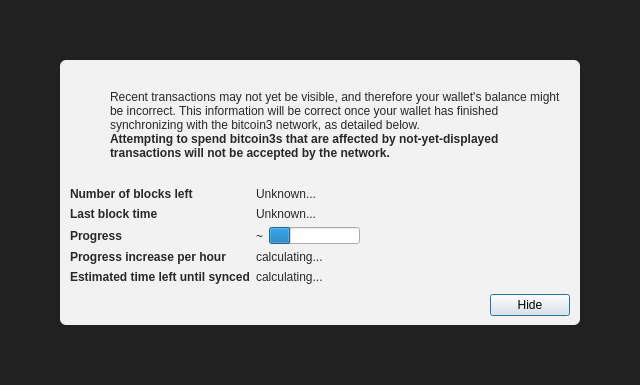
<?xml version="1.0" encoding="UTF-8"?>
<ui version="4.0">
 <class>ModalOverlay</class>
 <widget class="ModalOverlay" name="ModalOverlay">
  <property name="geometry">
   <rect>
    <x>0</x>
    <y>0</y>
    <width>640</width>
    <height>385</height>
   </rect>
  </property>
  <property name="windowTitle">
   <string>Form</string>
  </property>
  <layout class="QVBoxLayout" name="verticalLayout" stretch="0">
   <property name="sizeConstraint">
    <enum>QLayout::SetDefaultConstraint</enum>
   </property>
   <property name="leftMargin">
    <number>0</number>
   </property>
   <property name="topMargin">
    <number>0</number>
   </property>
   <property name="rightMargin">
    <number>0</number>
   </property>
   <property name="bottomMargin">
    <number>0</number>
   </property>
   <item>
    <widget class="QWidget" name="bgWidget" native="true">
     <property name="styleSheet">
      <string notr="true">#bgWidget { background: rgba(0,0,0,220); }</string>
     </property>
     <layout class="QVBoxLayout" name="verticalLayoutMain" stretch="1">
      <property name="leftMargin">
       <number>60</number>
      </property>
      <property name="topMargin">
       <number>60</number>
      </property>
      <property name="rightMargin">
       <number>60</number>
      </property>
      <property name="bottomMargin">
       <number>60</number>
      </property>
      <item>
       <widget class="QWidget" name="contentWidget" native="true">
        <property name="styleSheet">
         <string notr="true">#contentWidget { background: rgba(255,255,255,240); border-radius: 6px; }

QLabel { color: rgb(40,40,40);  }</string>
        </property>
        <layout class="QVBoxLayout" name="verticalLayoutSub" stretch="1,0,0,0">
         <property name="spacing">
          <number>0</number>
         </property>
         <property name="leftMargin">
          <number>10</number>
         </property>
         <property name="topMargin">
          <number>10</number>
         </property>
         <property name="rightMargin">
          <number>10</number>
         </property>
         <property name="bottomMargin">
          <number>10</number>
         </property>
         <item>
          <layout class="QHBoxLayout" name="horizontalLayoutIconText" stretch="0,1">
           <property name="topMargin">
            <number>20</number>
           </property>
           <item>
            <layout class="QVBoxLayout" name="verticalLayoutIcon">
             <property name="leftMargin">
              <number>0</number>
             </property>
             <item>
              <widget class="QPushButton" name="warningIcon">
               <property name="enabled">
                <bool>false</bool>
               </property>
               <property name="text">
                <string/>
               </property>
               <property name="icon">
                <iconset>
                 <normaloff>:/icons/warning</normaloff>
                 <disabledoff>:/icons/warning</disabledoff>:/icons/warning</iconset>
               </property>
               <property name="iconSize">
                <size>
                 <width>48</width>
                 <height>48</height>
                </size>
               </property>
               <property name="flat">
                <bool>true</bool>
               </property>
              </widget>
             </item>
             <item>
              <spacer name="verticalSpacerWarningIcon">
               <property name="orientation">
                <enum>Qt::Vertical</enum>
               </property>
               <property name="sizeHint" stdset="0">
                <size>
                 <width>20</width>
                 <height>40</height>
                </size>
               </property>
              </spacer>
             </item>
            </layout>
           </item>
           <item>
            <layout class="QVBoxLayout" name="verticalLayoutInfoText">
             <property name="leftMargin">
              <number>0</number>
             </property>
             <property name="topMargin">
              <number>0</number>
             </property>
             <item>
              <widget class="QLabel" name="infoText">
               <property name="text">
                <string>Recent transactions may not yet be visible, and therefore your wallet's balance might be incorrect. This information will be correct once your wallet has finished synchronizing with the bitcoin3 network, as detailed below.</string>
               </property>
               <property name="textFormat">
                <enum>Qt::RichText</enum>
               </property>
               <property name="wordWrap">
                <bool>true</bool>
               </property>
              </widget>
             </item>
             <item>
              <widget class="QLabel" name="infoTextStrong">
               <property name="font">
                <font>
                 <weight>75</weight>
                 <bold>true</bold>
                </font>
               </property>
               <property name="text">
                <string>Attempting to spend bitcoin3s that are affected by not-yet-displayed transactions will not be accepted by the network.</string>
               </property>
               <property name="textFormat">
                <enum>Qt::RichText</enum>
               </property>
               <property name="wordWrap">
                <bool>true</bool>
               </property>
              </widget>
             </item>
             <item>
              <spacer name="verticalSpacerInTextSpace">
               <property name="orientation">
                <enum>Qt::Vertical</enum>
               </property>
               <property name="sizeHint" stdset="0">
                <size>
                 <width>20</width>
                 <height>40</height>
                </size>
               </property>
              </spacer>
             </item>
            </layout>
           </item>
          </layout>
         </item>
         <item>
          <spacer name="verticalSpacerAfterText">
           <property name="orientation">
            <enum>Qt::Vertical</enum>
           </property>
           <property name="sizeHint" stdset="0">
            <size>
             <width>20</width>
             <height>40</height>
            </size>
           </property>
          </spacer>
         </item>
         <item>
          <layout class="QFormLayout" name="formLayout">
           <property name="fieldGrowthPolicy">
            <enum>QFormLayout::FieldsStayAtSizeHint</enum>
           </property>
           <property name="horizontalSpacing">
            <number>6</number>
           </property>
           <property name="verticalSpacing">
            <number>6</number>
           </property>
           <property name="topMargin">
            <number>10</number>
           </property>
           <item row="0" column="0">
            <widget class="QLabel" name="labelNumberOfBlocksLeft">
             <property name="font">
              <font>
               <weight>75</weight>
               <bold>true</bold>
              </font>
             </property>
             <property name="text">
              <string>Number of blocks left</string>
             </property>
            </widget>
           </item>
           <item row="0" column="1">
            <widget class="QLabel" name="numberOfBlocksLeft">
             <property name="text">
              <string>Unknown...</string>
             </property>
            </widget>
           </item>
           <item row="1" column="0">
            <widget class="QLabel" name="labelLastBlockTime">
             <property name="font">
              <font>
               <weight>75</weight>
               <bold>true</bold>
              </font>
             </property>
             <property name="text">
              <string>Last block time</string>
             </property>
            </widget>
           </item>
           <item row="1" column="1">
            <widget class="QLabel" name="newestBlockDate">
             <property name="sizePolicy">
              <sizepolicy hsizetype="Maximum" vsizetype="Preferred">
               <horstretch>0</horstretch>
               <verstretch>0</verstretch>
              </sizepolicy>
             </property>
             <property name="text">
              <string>Unknown...</string>
             </property>
            </widget>
           </item>
           <item row="2" column="0">
            <widget class="QLabel" name="labelSyncDone">
             <property name="font">
              <font>
               <weight>75</weight>
               <bold>true</bold>
              </font>
             </property>
             <property name="text">
              <string>Progress</string>
             </property>
            </widget>
           </item>
           <item row="2" column="1">
            <layout class="QHBoxLayout" name="horizontalLayoutSync" stretch="0,1">
             <item>
              <widget class="QLabel" name="percentageProgress">
               <property name="text">
                <string notr="true">~</string>
               </property>
              </widget>
             </item>
             <item>
              <widget class="QProgressBar" name="progressBar">
               <property name="value">
                <number>24</number>
               </property>
               <property name="format">
                <string/>
               </property>
              </widget>
             </item>
            </layout>
           </item>
           <item row="4" column="0">
            <widget class="QLabel" name="labelProgressIncrease">
             <property name="font">
              <font>
               <weight>75</weight>
               <bold>true</bold>
              </font>
             </property>
             <property name="text">
              <string>Progress increase per hour</string>
             </property>
            </widget>
           </item>
           <item row="4" column="1">
            <widget class="QLabel" name="progressIncreasePerH">
             <property name="text">
              <string>calculating...</string>
             </property>
            </widget>
           </item>
           <item row="5" column="0">
            <widget class="QLabel" name="labelEstimatedTimeLeft">
             <property name="font">
              <font>
               <weight>75</weight>
               <bold>true</bold>
              </font>
             </property>
             <property name="text">
              <string>Estimated time left until synced</string>
             </property>
            </widget>
           </item>
           <item row="5" column="1">
            <widget class="QLabel" name="expectedTimeLeft">
             <property name="text">
              <string>calculating...</string>
             </property>
            </widget>
           </item>
          </layout>
         </item>
         <item>
          <layout class="QHBoxLayout" name="horizontalLayoutButtons">
           <property name="leftMargin">
            <number>10</number>
           </property>
           <property name="topMargin">
            <number>10</number>
           </property>
           <item>
            <spacer name="horizontalSpacer">
             <property name="orientation">
              <enum>Qt::Horizontal</enum>
             </property>
             <property name="sizeHint" stdset="0">
              <size>
               <width>40</width>
               <height>20</height>
              </size>
             </property>
            </spacer>
           </item>
           <item>
            <widget class="QPushButton" name="closeButton">
             <property name="text">
              <string>Hide</string>
             </property>
             <property name="focusPolicy">
              <enum>Qt::StrongFocus</enum>
             </property>
             <property name="default">
              <bool>true</bool>
             </property>
            </widget>
           </item>
          </layout>
         </item>
        </layout>
       </widget>
      </item>
     </layout>
    </widget>
   </item>
  </layout>
 </widget>
 <customwidgets>
  <customwidget>
   <class>ModalOverlay</class>
   <extends>QWidget</extends>
   <header>qt/modaloverlay.h</header>
   <container>1</container>
  </customwidget>
 </customwidgets>
 <resources/>
 <connections/>
</ui>
